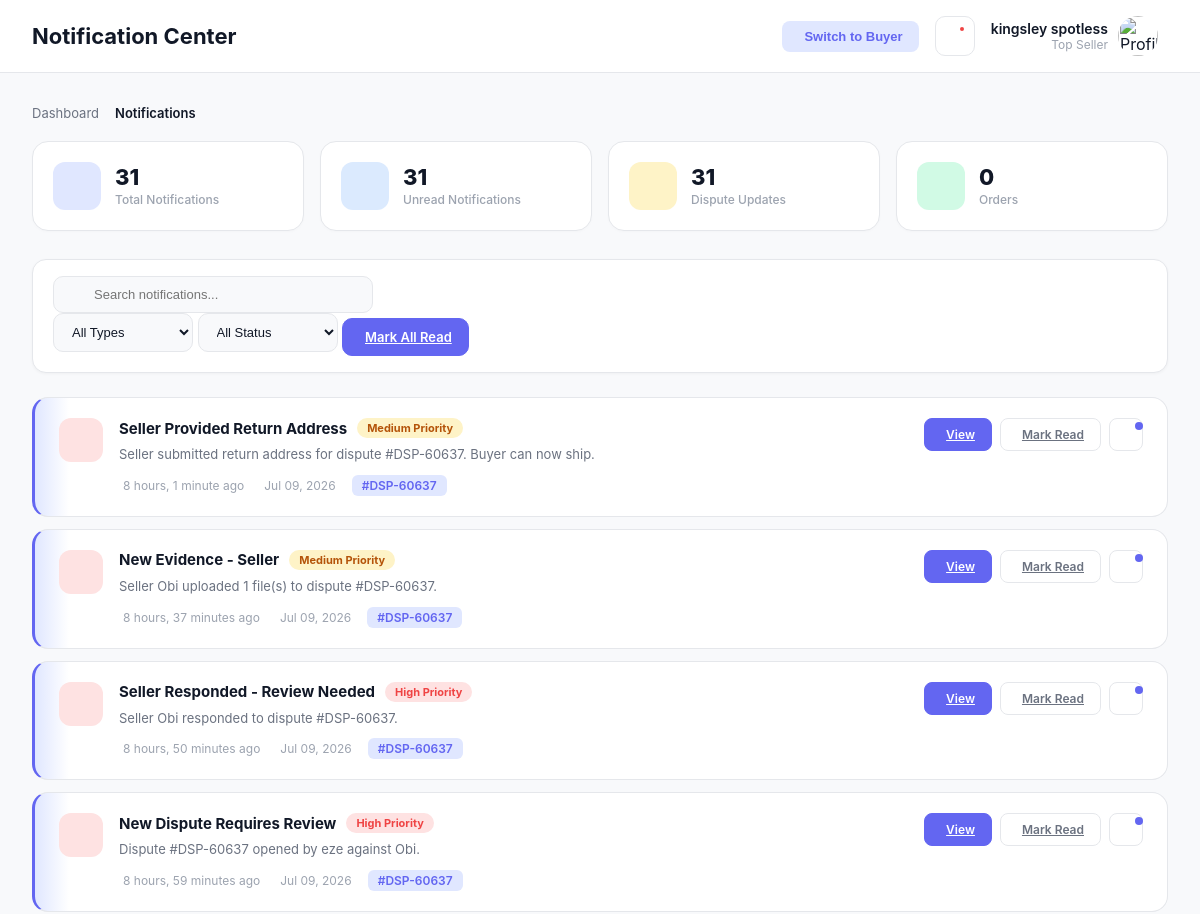
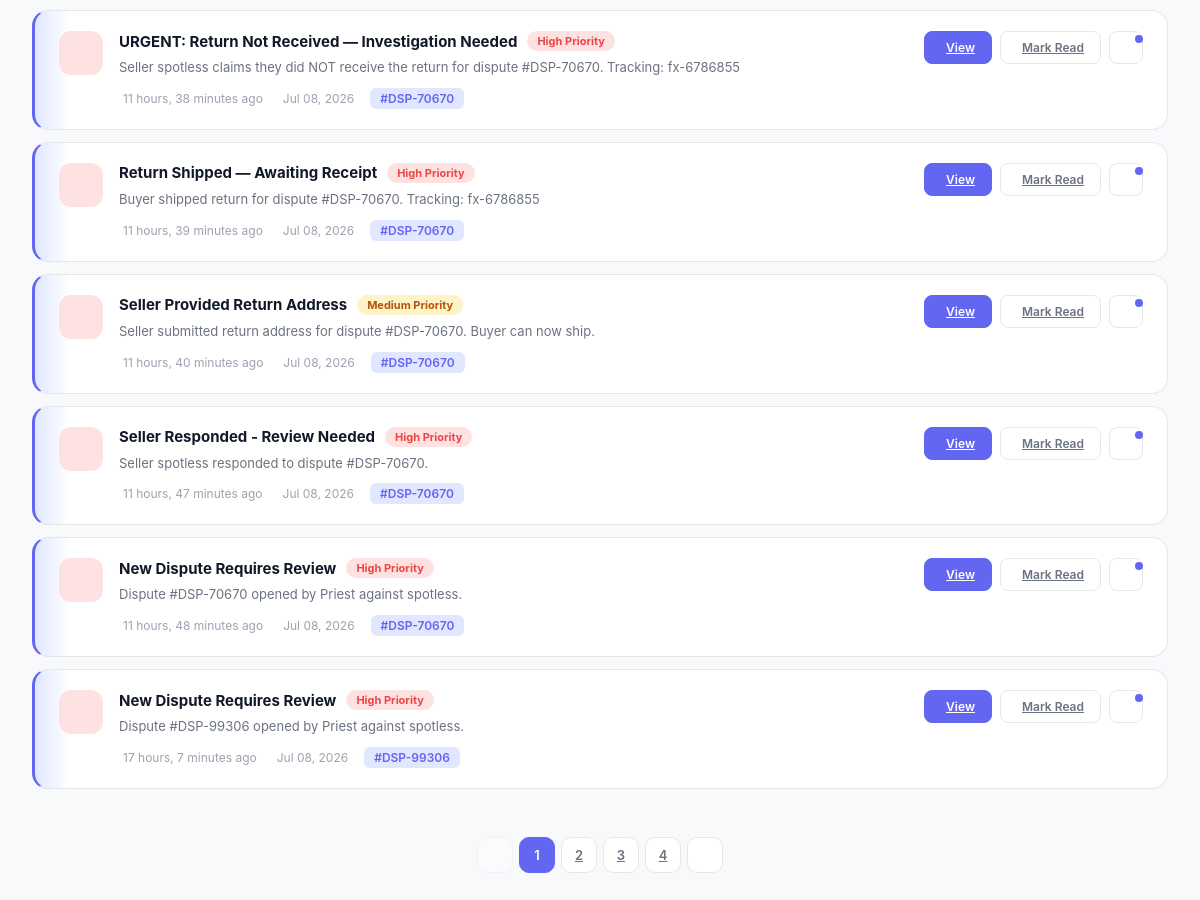
Before: /notifications/ (signed in) with the older database file (2 pictures, top to bottom).
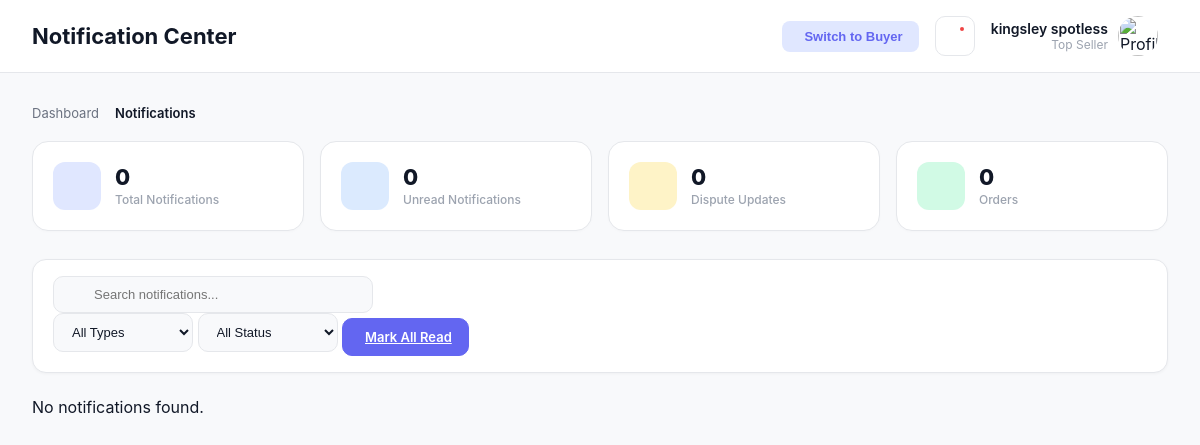
After: the same page with the newer database file.
### multi/models.py (models this page shows, shortened)
class Notification(models.Model):
    NOTIFICATION_TYPES = [
        ('order', 'Order'),
        ('payment', 'Payment'),
        ('dispute', 'Dispute'),
        ('shipping', 'Shipping'),
        ('security', 'Security'),
        ('escrow', 'Escrow'),
        ('system', 'System'),
        ('review', 'Review'),
    ]
    PRIORITY_CHOICES = [
        ('low', 'Low'),
        ('medium', 'Medium'),
        ('high', 'High'),
    ]
    user = models.ForeignKey(
        settings.AUTH_USER_MODEL,
        on_delete=models.CASCADE,
        related_name='notifications'
    )
    title = models.CharField(max_length=255)
    description = models.TextField()
    notification_type = models.CharField(
        max_length=20,
        choices=NOTIFICATION_TYPES,
        default='system'
    )
    priority = models.CharField(
        max_length=10,
        choices=PRIORITY_CHOICES,
        default='low'
    )
    reference_id = models.CharField(max_length=50, blank=True, null=True)
    reference_url = models.CharField(max_length=255, blank=True, null=True)
    is_read = models.BooleanField(default=False)
    read_at = models.DateTimeField(blank=True, null=True)
    created_at = models.DateTimeField(auto_now_add=True)
    class Meta:
        ordering = ['-created_at']

### multi/views.py (the view)
# urls.py: path('notifications/', views.user_notifications, name='user_notifications'),
@login_required
def user_notifications(request):
    notifications = Notification.objects.filter(user=request.user)
    filter_type = request.GET.get('type', 'all')
    filter_status = request.GET.get('status', 'all')
    search_query = request.GET.get('q', '')
    if filter_type != 'all':
        notifications = notifications.filter(notification_type=filter_type)
    if filter_status == 'unread':
        notifications = notifications.filter(is_read=False)
    elif filter_status == 'read':
        notifications = notifications.filter(is_read=True)
    if search_query:
        notifications = notifications.filter(
            Q(title__icontains=search_query) |
            Q(description__icontains=search_query)
        )
    total_notifications = Notification.objects.filter(user=request.user).count()
    unread_count = Notification.objects.filter(user=request.user, is_read=False).count()
    type_counts = {
        'disputes': notifications.filter(notification_type='dispute', is_read=False).count(),
        'orders': notifications.filter(notification_type='order', is_read=False).count(),
        'payments': notifications.filter(notification_type='payment', is_read=False).count(),
        'shipping': notifications.filter(notification_type='shipping', is_read=False).count(),
        'security': notifications.filter(notification_type='security', is_read=False).count(),
        'escrow': notifications.filter(notification_type='escrow', is_read=False).count(),
    }
    paginator = Paginator(notifications, 10)
    page_number = request.GET.get('page')
    page_obj = paginator.get_page(page_number)
    context = {
        'notifications': page_obj,
        'page_obj': page_obj,
        'total_notifications': total_notifications,
        'unread_count': unread_count,
        'type_counts': type_counts,
        'filter_type': filter_type,
        'filter_status': filter_status,
        'search_query': search_query,
    }
    return render(request, 'notifications.html', context)

### multi/context_processors.py (called while the page is built, shortened)
def seller_context(request):
    notifications = []
    notification_count = 0
    if request.user.is_authenticated:
        orders = OrderItem.objects.filter(product__seller=request.user)
        for order in orders:
            order.check_expiry()
        if request.user.is_superuser:
            messages = ContactMessage.objects.filter(status='unread').order_by('-created_at')[:5]
            notification_count = messages.count()
        return {
            'pending_orders': orders.filter(status='Pending').count(),
            'dashboard_notifications': notifications,
            'dashboard_notifications_count': notification_count,
        }
    return {
        'pending_orders': 0,
        'dashboard_notifications': [],
        'dashboard_notifications_count': 0,
    }

### multi/templates/notifications.html (shortened to what the changed rows need)
 <header class="top-header">
            <div class="d-flex align-items-center gap-3">
                <h2 class="page-title mb-0">Notification Center</h2>
            </div>
        </header>
<div class="page-content">
    <div class="summary-cards">
        <div class="summary-card">
            <div class="summary-info"><h4>{{ total_notifications }}</h4><p>Total Notifications</p></div>
        </div>
        <div class="summary-card">
            <div class="summary-info"><h4>{{ unread_count }}</h4><p>Unread Notifications</p></div>
        </div>
        <div class="summary-card">
            <div class="summary-info"><h4>{{ type_counts.disputes }}</h4><p>Dispute Updates</p></div>
        </div>
    </div>
    <div class="notification-list">
        {% for notification in notifications %}
        <div class="notification-card {% if not notification.is_read %}unread{% endif %}">
            <div class="notif-icon {{ notification.notification_type }}">
            </div>
            <div class="notif-content">
                <div class="notif-header">
                    <span class="notif-title">{{ notification.title }}</span>
                    <span class="badge-asset badge-{{ notification.priority }}">
                        {{ notification.get_priority_display }} Priority
                    </span>
                </div>
                <div class="notif-desc">{{ notification.description }}</div>
                <div class="notif-meta">
                    <span class="notif-time"> {{ notification.created_at|timesince }} ago</span>
                    <span class="notif-time"> {{ notification.created_at|date:"M d, Y" }}</span>
                    {% if notification.reference_id %}
                    <span class="notif-ref">#{{ notification.reference_id }}</span>
                    {% endif %}
                </div>
            </div>
            <div class="notif-actions">
                {% if notification.reference_url %}
                <a href="{{ notification.reference_url }}" class="notif-action-btn primary">
                     View
                </a>
                {% endif %}
                {% if not notification.is_read %}
                <a href="{% url 'mark_notification_read' notification.id %}" class="notif-action-btn">
                     Mark Read
                </a>
                {% endif %}
                <a href="{% url 'delete_notification' notification.id %}" class="notif-action-btn text-danger" onclick="return confirm('Delete this notification?')">
                </a>
            </div>
        </div>
        {% empty %}
        <div class="text-center py-5">
            <p class="text-muted mt-2">No notifications found.</p>
        </div>
        {% endfor %}
    </div>
    {% if page_obj.has_other_pages %}
    <div class="pagination-asset">
        {% if page_obj.has_previous %}
            <a href="?page={{ page_obj.previous_page_number }}{% if filter_type != 'all' %}&type={{ filter_type }}{% endif %}{% if filter_status != 'all' %}&status={{ filter_status }}{% endif %}{% if search_query %}&q={{ search_query }}{% endif %}" class="page-btn"><i class="bi bi-chevron-left"></i></a>
        {% else %}
            <button class="page-btn" disabled></button>
        {% endif %}
        {% for num in page_obj.paginator.page_range %}
            {% if page_obj.number == num %}
                <span class="page-btn active">{{ num }}</span>
            {% else %}
                <a href="?page={{ num }}" class="page-btn">{{ num }}</a>
            {% endif %}
        {% endfor %}
        {% if page_obj.has_next %}
            <a href="?page={{ page_obj.next_page_number }}" class="page-btn"></a>
        {% else %}
            <button class="page-btn" disabled><i class="bi bi-chevron-right"></i></button>
        {% endif %}
    </div>
    {% endif %}
</div>

Changed rows visible on the page:
removed Notification: title "Seller Provided Return Address", priority "Medium", description "Seller submitted return address for dispute #DSP-60637. Buyer can now ship.", created_at "8 hours, 1 minute", created_at "Jul 09, 2026", reference_id "DSP-60637", is_read "Mark Read"
removed Notification: title "New Evidence - Seller", priority "Medium", description "Seller Obi uploaded 1 file(s) to dispute #DSP-60637.", created_at "8 hours, 37 minutes", created_at "Jul 09, 2026", reference_id "DSP-60637", is_read "Mark Read"
removed Notification: title "Seller Responded - Review Needed", priority "High", description "Seller Obi responded to dispute #DSP-60637.", created_at "8 hours, 50 minutes", created_at "Jul 09, 2026", reference_id "DSP-60637", is_read "Mark Read"
removed Notification: title "New Dispute Requires Review", priority "High", description "Dispute #DSP-60637 opened by eze against Obi.", created_at "8 hours, 59 minutes", created_at "Jul 09, 2026", reference_id "DSP-60637", is_read "Mark Read"
removed Notification: title "URGENT: Return Not Received — Investigation Needed", priority "High", description "Seller spotless claims they did NOT receive the return for dispute #DSP-70670. Tracking: fx-6786855", created_at "11 hours, 38 minutes", created_at "Jul 08, 2026", reference_id "DSP-70670", is_read "Mark Read"
removed Notification: title "Return Shipped — Awaiting Receipt", priority "High", description "Buyer shipped return for dispute #DSP-70670. Tracking: fx-6786855", created_at "11 hours, 39 minutes", created_at "Jul 08, 2026", reference_id "DSP-70670", is_read "Mark Read"
removed Notification: title "Seller Provided Return Address", priority "Medium", description "Seller submitted return address for dispute #DSP-70670. Buyer can now ship.", created_at "11 hours, 40 minutes", created_at "Jul 08, 2026", reference_id "DSP-70670", is_read "Mark Read"
removed Notification: title "Seller Responded - Review Needed", priority "High", description "Seller spotless responded to dispute #DSP-70670.", created_at "11 hours, 47 minutes", created_at "Jul 08, 2026", reference_id "DSP-70670", is_read "Mark Read"
removed Notification: title "New Dispute Requires Review", priority "High", description "Dispute #DSP-70670 opened by Priest against spotless.", created_at "11 hours, 48 minutes", created_at "Jul 08, 2026", reference_id "DSP-70670", is_read "Mark Read"
removed Notification: title "New Dispute Requires Review", priority "High", description "Dispute #DSP-99306 opened by Priest against spotless.", created_at "17 hours, 7 minutes", created_at "Jul 08, 2026", reference_id "DSP-99306", is_read "Mark Read"
Other visible differences:
{{ total_notifications }}: "31" → "0"
{{ unread_count }}: "31" → "0"
{{ type_counts.disputes }}: "31" → "0"
text now shown: "No notifications found."
list line gone: "1"
list line gone: "2"
list line gone: "3"
list line gone: "4"
